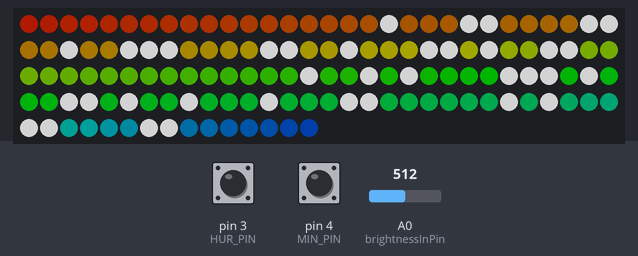
Recording of a sketch running on a simulated Arduino Uno, built with avr-gcc and run on an emulated ATmega328P. Parts: 135 RGB LEDs in strip order, left to right, continuing on the next row. The inputs (shaded band) are chosen by the test bench; at power-on: A0 (brightnessInPin) = 512, pin 3 (HUR_PIN) HIGH, pin 4 (MIN_PIN) HIGH. Dim RGB values are drawn brighter than linear; the local clock reads 2024-03-15 10:24:30 at power-on unless the sketch sets it.

Above: at 1.2 s.
1.3 s: A0 (brightnessInPin) set to 0
At 2.8 s:
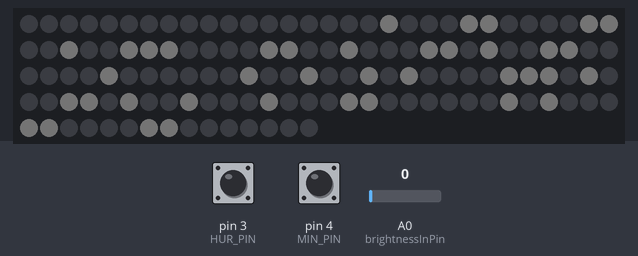
4.3 s: A0 (brightnessInPin) set to 122
At 4.94 s:
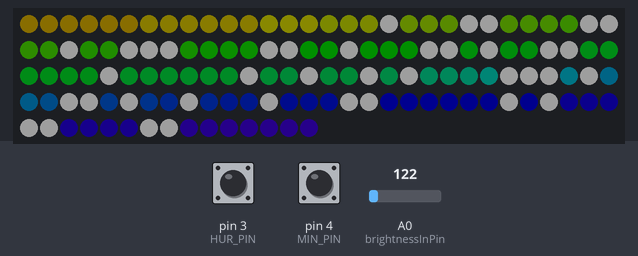
6.0 s: A0 (brightnessInPin) set to 145
At 6.48 s:
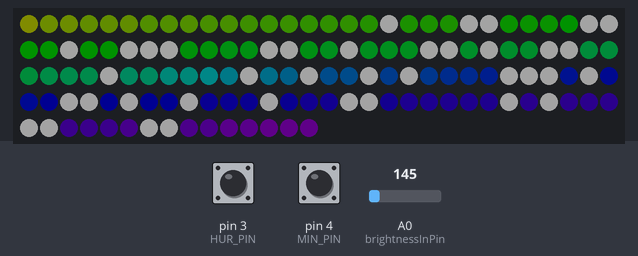
8.4 s: pin 3 (HUR_PIN) pulled LOW for 3.2 s
At 9.8 s:
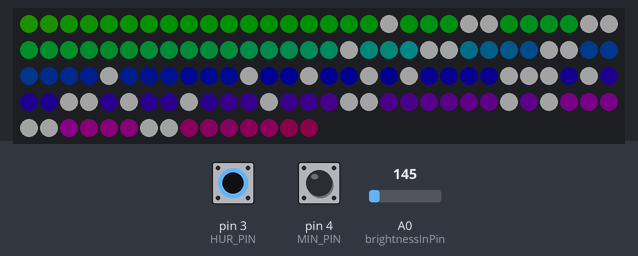
12.2 s: A0 (brightnessInPin) set to 125
At 13.6 s:
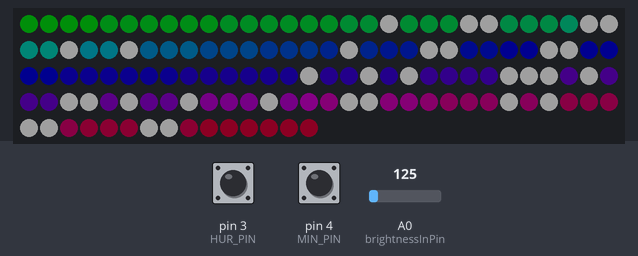
14.2 s: pin 4 (MIN_PIN) pulled LOW for 0.15 s
At 16.94 s:
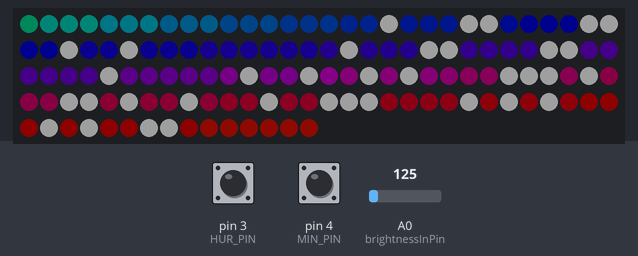

Measured:
- after the input at 1.3 s, the LEDs: first change at once (image 1 shows a later state)
- after the input at 4.3 s, the LEDs: first change at once (image 2 shows a later state)

The sketch:

ledclock_pingpong_originalwriter_135_startedwith3LED.ino
```cpp
#include <FastLED.h>
#include <DS3232RTC.h>
#define LED_PIN 10
#define NUM_LEDS 135
#define MAX_BRIGHTNESS 240 // Thats almost full on, watch the power!
#define MIN_BRIGHTNESS 1 // set to a minimum
#define MIN_PIN 4 // Define Minutes adjust button pin -- other switch pin connected to ground
#define HUR_PIN 3 // Define Hours adjust button pin -- other switch pin connected to ground
DS3232RTC myRTC(false);
tmElements_t tm;
CRGB leds[NUM_LEDS];
CHSV colour( 0, 255, 180);
const int brightnessInPin = A0; // LDR and 10Kohm resistence in series to form voltage diviser... 5V, GND. A0 is connected in the middle
int counter = 0;

const int Digits[12][13] = // 12 numbers // 13 pixels
{
{4, 7, 8, 9, 14, 15,     18, 22, 23, 25, 28, 29}, //0 working feb 2022
{                        18, 22, 23,     28, 29}, //1
{4, 7,    9, 14, 15, 16, 18, 22, 23, 25, 28    }, //2
{4, 7,       14,     16, 18, 22, 23, 25, 28, 29}, //3
{4,    8, 9,         16, 18, 22, 23, 29, 28    }, //4
{4, 7, 8, 9, 14,     16, 18,     23, 25, 28, 29}, //5
{4, 7, 8, 9, 14, 15, 16, 18,     23, 25, 28, 29}, //6
{4, 7,                   18, 22, 23,     28, 29}, //7
{4, 7, 8, 9, 14, 15, 16, 18, 22, 23, 25, 28, 29}, //8
{4, 7, 8, 9, 14,     16, 18, 22, 23, 25, 28, 29}, //9
{5, 7, 8, 9, 14, 15,     18, 22, 23, 25, 28, 29}, //0a, only used for first digit
{5, 7,    9, 14, 15, 16, 18, 22, 23, 25, 28    }, //2a, only used for first digit
};


void setup()
{
FastLED.addLeds<WS2812, LED_PIN, GRB>(leds, NUM_LEDS);
FastLED.setBrightness(MAX_BRIGHTNESS);
pinMode(MIN_PIN, INPUT_PULLUP); // Define Minutes adjust button pin
pinMode(HUR_PIN, INPUT_PULLUP); // Define Hours adjust button pin
myRTC.begin();
}

void TimeAdjust() {
int buttonH = digitalRead(HUR_PIN);
int buttonM = digitalRead(MIN_PIN);
if (buttonH == LOW || buttonM == LOW) {
delay(500);
tmElements_t Now;
RTC.read(Now);
int hour = Now.Hour;
int minutes = Now.Minute;
int second = Now.Second;
if (buttonH == LOW) {
if (Now.Hour == 23) {
Now.Hour = 0;
}
else {
Now.Hour += 1;
};
} else {
if (Now.Minute == 59) {
Now.Minute = 0;
}
else {
Now.Minute += 1;
};
};
myRTC.write(Now);
}
}

//function that uses the Digit aray to display numbers between 0 and 100
void displaynumber( int place , int number) {
for (int i = 0 ; i < 13 ; i++) {
if (Digits[number / 10][i] != 0) {
if (place == 0 && number / 10 == 2) { //used only for 1st digit - number 2
leds[(Digits[11][i])] = CRGB(255, 255, 255);; //Digits[11] porque esta em 11º na lista
}
else if
(place == 0 && number / 10 == 0) { //used only for 1st digit - number 0
leds[(Digits[10][i])] = CRGB(255, 255, 255);; //Digits[10] porque esta em 10º na lista
}
else {
leds[(Digits[number / 10][i] + place)] = CRGB(255, 255, 255);;
}
}
if (Digits[number % 10][i] != 0) {
leds[(Digits[number % 10][i] + 28 + place)] = CRGB(255, 255, 255);;
}
}
}

void loop() {
RTC.read(tm);
TimeAdjust(); // Check to se if time is geting modified
// map it to the range of the FastLED brightness:
int mappedValue = map(analogRead(brightnessInPin), 0, 1023, 0, 255);
FastLED.setBrightness(constrain(mappedValue, MIN_BRIGHTNESS, MAX_BRIGHTNESS));


//changes the colour of background every 10 cycles
if (counter < 10) {
counter++;
} else {
colour.hue = (colour.hue + 1) % 256;
counter = 0;
}

// sets background to rainbow colours
for ( int i = 0; i < 135; i++) {
colour.hue = (colour.hue + 1) % 256;
leds[i] = colour;
}
colour.hue = (colour.hue + 121) % 256;

displaynumber(0, tm.Hour);
displaynumber(70, tm.Minute);

//display colons
if ( tm.Second % 2 == 0 ) {
leds[64] = CRGB(255, 255, 255); //sec blink
leds[71] = CRGB(255, 255, 255); //sec bink

}
FastLED.show();
}
```
